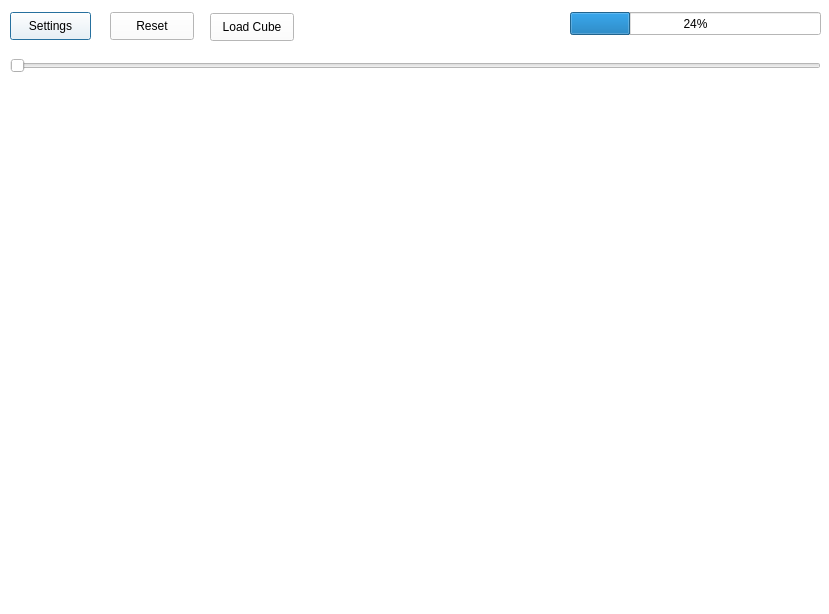
<?xml version="1.0" encoding="UTF-8"?>
<ui version="4.0">
 <class>formHypercubeAnalysis</class>
 <widget class="QDialog" name="formHypercubeAnalysis">
  <property name="geometry">
   <rect>
    <x>0</x>
    <y>0</y>
    <width>829</width>
    <height>614</height>
   </rect>
  </property>
  <property name="windowTitle">
   <string>Hypercube Analysis</string>
  </property>
  <property name="styleSheet">
   <string notr="true">background-color: rgb(255, 255, 255);</string>
  </property>
  <widget class="QProgressBar" name="progressBar">
   <property name="geometry">
    <rect>
     <x>570</x>
     <y>12</y>
     <width>251</width>
     <height>23</height>
    </rect>
   </property>
   <property name="value">
    <number>24</number>
   </property>
  </widget>
  <widget class="QPushButton" name="pbCubeToImg">
   <property name="geometry">
    <rect>
     <x>10</x>
     <y>12</y>
     <width>81</width>
     <height>28</height>
    </rect>
   </property>
   <property name="text">
    <string>Settings</string>
   </property>
  </widget>
  <widget class="QPushButton" name="pbLoadCube">
   <property name="geometry">
    <rect>
     <x>210</x>
     <y>13</y>
     <width>84</width>
     <height>28</height>
    </rect>
   </property>
   <property name="text">
    <string>Load Cube</string>
   </property>
  </widget>
  <widget class="QLabel" name="labelImgNumber">
   <property name="geometry">
    <rect>
     <x>10</x>
     <y>82</y>
     <width>471</width>
     <height>20</height>
    </rect>
   </property>
   <property name="text">
    <string/>
   </property>
  </widget>
  <widget class="QSlider" name="slideTmpImg">
   <property name="geometry">
    <rect>
     <x>10</x>
     <y>50</y>
     <width>811</width>
     <height>31</height>
    </rect>
   </property>
   <property name="orientation">
    <enum>Qt::Horizontal</enum>
   </property>
  </widget>
  <widget class="QLabel" name="labelProgressBar">
   <property name="geometry">
    <rect>
     <x>570</x>
     <y>40</y>
     <width>251</width>
     <height>20</height>
    </rect>
   </property>
   <property name="text">
    <string/>
   </property>
  </widget>
  <widget class="QPushButton" name="pbReset">
   <property name="geometry">
    <rect>
     <x>110</x>
     <y>12</y>
     <width>84</width>
     <height>28</height>
    </rect>
   </property>
   <property name="text">
    <string>Reset</string>
   </property>
  </widget>
 </widget>
 <resources/>
 <connections/>
</ui>
